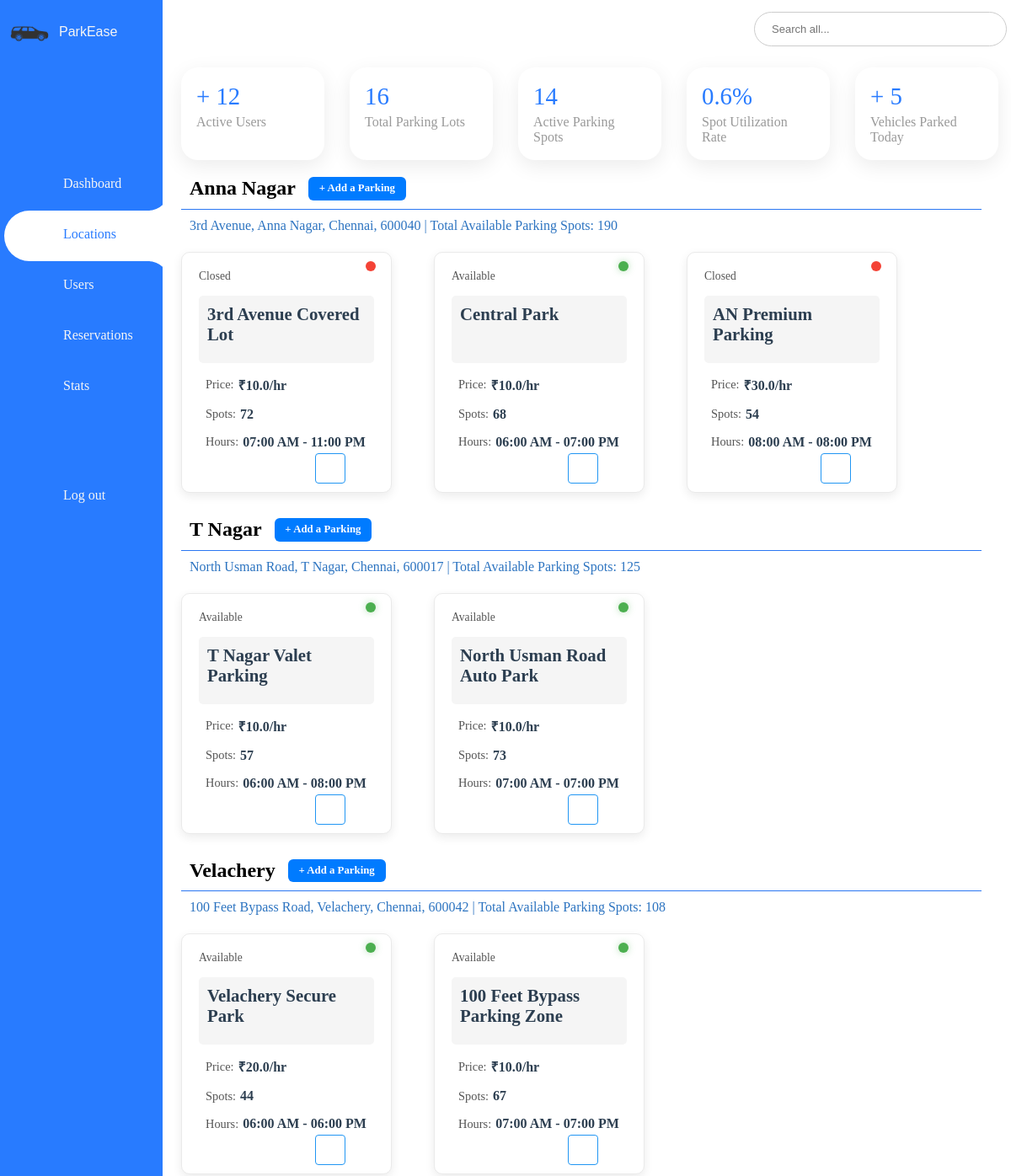
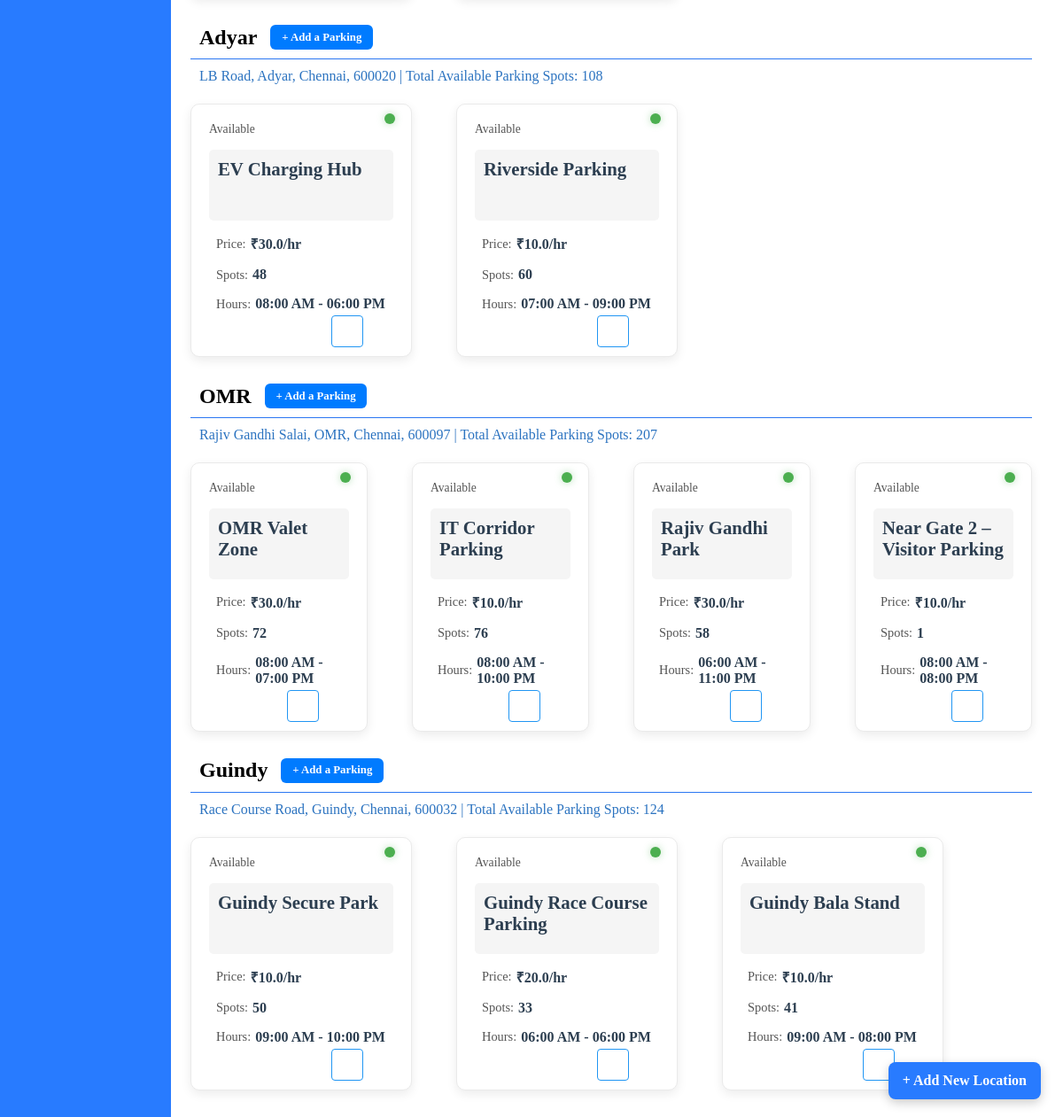
The page /admin/parking_locations on the database its author committed (2 pictures, top to bottom).
### model.py (models this page shows, shortened)
class Location(db.Model):
    id = db.Column(db.Integer, primary_key=True)
    name = db.Column(db.String(100), nullable=False)
    address = db.Column(db.String(200), nullable=False)
    pin_code = db.Column(db.String(10))
    parking_lots = db.relationship('ParkingLot', backref='location_ref', lazy=True)

class ParkingLot(db.Model):
    id = db.Column(db.Integer, primary_key=True)
    prime_location_name = db.Column(db.String(100))
    price_per_hour = db.Column(db.Float)
    max_parking_spots = db.Column(db.Integer, nullable=False)
    available_spots = db.Column(db.Integer, nullable=False)
    available_from = db.Column(db.Time)
    available_to = db.Column(db.Time)
    is_active = db.Column(db.Boolean, default=True)
    image_url = db.Column(db.String)
    admin_notes = db.Column(db.Text)
    location_id = db.Column(db.Integer, db.ForeignKey('location.id'), nullable=False)
    spots = db.relationship('ParkingSpot', backref='lot', cascade='all, delete-orphan', lazy=True)

### routes/admin_routes.py (the view)
@admin_bp.route('/parking_locations', methods=['GET', 'POST'])
def locations():
    all_locations = Location.query.all()
    location_data = []
    for loc in all_locations:
        lots = ParkingLot.query.filter_by(location_id=loc.id).all()
        total_available_spots = 0
        for lot in lots:
            available_spots = ParkingSpot.query.filter_by(lot_id=lot.id, status='A').count()
            total_available_spots += available_spots
        location_data.append({
            "location": loc,
            "lots": lots,
            "total_available_spots": total_available_spots  # Add the total available spots
        })
    today = datetime.today().date()
    lots = ParkingLot.query.all()
    vehicles_parked_today = Reservation.query.filter(Reservation.parking_timestamp >= datetime.combine(today, datetime.min.time())).count()
    parking_lots = []
    total_occupied_spots = 0
    total_spots = 0
    for lot in lots:
        occupied_count = ParkingSpot.query.filter_by(lot_id=lot.id, status='O').count()
        total = lot.available_spots or 1
        total_occupied_spots += occupied_count
        total_spots += total
        utilization = (occupied_count / total) * 100
        parking_lots.append({
            'id': lot.id,
            'prime_location_name': lot.prime_location_name,
            'available_spots': lot.available_spots,
            'max_parking_spots': lot.max_parking_spots,
            'occupied_spots': occupied_count,
            'utilization_rate': round(utilization, 1)
        })
    overall_utilization = round((total_occupied_spots / total_spots) * 100, 1) if total_spots else 0
    active_users = User.query.filter_by(is_active=True).count()
    total_parking_lots = ParkingLot.query.count()
    active_parkings = ParkingLot.query.filter_by(is_active=True).count()
    selected_location_id = request.args.get('location_id', type=int)
    selected_location = Location.query.get(selected_location_id) if selected_location_id else None
    return render_template('admin/locations.html',
                           active_users=active_users,
                           parking_lots=parking_lots,
                           active_parkings=active_parkings,
                           total_parking_lots=total_parking_lots,
                           utilization_rate=overall_utilization,
                           vehicles_parked_today=vehicles_parked_today,
                           location_data=location_data,
                           selected_location_id=selected_location_id,
                           selected_location=selected_location)

### templates/admin/locations.html (shortened to what this page needs)
{% extends 'admin/adash_base.html' %}
{% block custom_styles %}
<link rel="stylesheet" href="{{ url_for('static', filename='/style/admin/locations.css') }}">
{% endblock%}
{% block body %}
{% block content %}
<div class="locations-wrapper">
    {% for item in location_data %}
    <div class="location-section">
        <div class="location-header">
            <h2>
                {{ item.location.name }}
            </h2>
            <a href="{{ url_for('admin.add_new_parking') }}?location_id={{ item.location.id }}" class="add-parking-btn">
                + Add a Parking
            </a>
        </div>
        <p class="location-address">
            {{ item.location.address }}, {{ item.location.pin_code }} | Total Available Parking Spots: {{ item.total_available_spots }}
        </p>
        <div class="lot-cards">
            {% for lot in item.lots %}
            <div class="lot-card">
                <div class="lot-content">
                    <div class="status-indicator">
                        <div class="status-dot {% if lot.is_active %}active{% else %}inactive{% endif %}"></div>
                        <span class="status-text">{% if lot.is_active %}Available{% else %}Closed{% endif %}</span>
                    </div>
                    <div class="lot-details">
                        <h3 class="lot-title">{{ lot.prime_location_name }}</h3>
                        <div class="detail-grid">
                            <div class="detail-item">
                                <span class="detail-label">Price:</span>
                                <span class="detail-value">₹{{ lot.price_per_hour }}/hr</span>
                            </div>
                            <div class="detail-item">
                                <span class="detail-label">Spots:</span>
                                <span class="detail-value">{{ lot.available_spots }}</span>
                            </div>
                            <div class="detail-item">
                                <span class="detail-label">Hours:</span>
                                <span class="detail-value">
                                    {{ lot.available_from.strftime('%I:%M %p') }} - {{ lot.available_to.strftime('%I:%M
                                    %p') }}
                                </span>
                            </div>
                        </div>
                    </div>
                </div>
                <div class="card-actions">
                    <a href="{{ url_for('admin.edit_parking', lot_id=lot.id) }}" class="action-btn edit-btn"
                        title="Edit">
                    </a>
                    <form action="{{ url_for('admin.delete_parking', lot_id=lot.id) }}" method="POST"
                        class="delete-form">
                        <button type="submit" class="action-btn delete-btn" title="Delete"
                            onclick="return confirm('Are you sure you want to delete this parking lot?');">
                        </button>
                    </form>
                </div>
            </div>
            {% endfor %}
        </div>
    </div>
    {% endfor %}
</div>
<a href="{{ url_for('admin.add_location') }}" class="add-location-btn">
    + Add New Location
</a>
{% endblock %}
{% endblock %}

### static/style/admin/adash_base.css (style rules this page uses)
* { margin: 0; padding: 0; box-sizing: border-box; }
:root { --blue: #287bff; --white: #fff; --grey: #f5f5f5; --black1: #222; --black2: #999; }
body { min-height: 100vh; overflow-x: hidden; }

### static/style/admin/locations.css (style rules this page uses)
.locations-wrapper { margin: 0px 40px 0px 20px; }
.location-section { margin-bottom: 30px; }
.location-address { margin-bottom: 22px; padding-left: 10px; color: #0057b3d4; }
.lot-cards { display: flex; gap: 50px; }
.lot-card { position: relative; width: 250px; border-radius: 10px; padding: 1rem; background-color: #f5f5f5; box-shadow: 0 2px 6px rgba(0, 0, 0, 0.1); transition: transform 0.2s ease; }
.location-header { display: flex; border-bottom: 1px solid #2b77f2; padding: 0px 0px 10px 10px; align-items: center; margin: 0px 0px 10px 0px ; }
.add-parking-btn { padding: 0.4rem 0.8rem; background-color: #007bff; color: white; margin-left: 15px; border-radius: 6px; text-decoration: none; font-weight: bold; font-size: 0.8rem; transition: background-color 0.2s ease; }
.status-dot { position: absolute; top: 10px; right: 10px; width: 12px; height: 12px; border-radius: 50%; z-index: 1; }
.status-dot.active { background-color: #28a746c6; }
.status-dot.inactive { background-color: #6c757d; }
.lot-card { background: white; border-radius: 10px; box-shadow: 0 4px 12px rgba(0, 0, 0, 0.08); padding: 20px; position: relative; overflow: hidden; transition: transform 0.3s ease, box-shadow 0.3s ease; border: 1px solid #eaeaea; }
.status-indicator { display: flex; align-items: center; margin-bottom: 15px; }
.status-dot { width: 12px; height: 12px; border-radius: 50%; margin-right: 8px; }
.status-dot.active { background-color: #4CAF50; box-shadow: 0 0 8px rgba(76, 175, 80, 0.4); }
.status-dot.inactive { background-color: #F44336; }
.status-text { font-size: 0.85rem; font-weight: 500; color: #555; }
.lot-title { margin: 0 0 15px 0; color: #2c3e50; font-size: 1.3rem; }
.lot-details h3 { height: 80px; background-color: #f5f5f5; border-radius: 5px; padding: 10px; }
.detail-grid { display: grid; grid-template-columns: repeat(auto-fit, minmax(150px, 1fr)); gap: 15px; margin-bottom: 30px; }
.detail-item { display: flex; align-items: center; }
.detail-label { font-weight: 500; margin-right: 5px; color: #555; font-size: 0.9rem; }
.detail-value { color: #2c3e50; font-weight: 600; }
.card-actions { display: flex; justify-content:left; margin-top: 20px; gap: 10px; }
.action-btn { width: 36px; height: 36px; border-radius: 50%; display: flex; align-items: center; justify-content: center; cursor: pointer; transition: all 0.2s ease; border: none; background: transparent; position: relative; }
.edit-btn { color: #2196F3; border: 1px solid #2196F3; }
.delete-btn { color: #F44336; border: 1px solid #F44336; }
.card-actions { position: absolute; bottom: 10px; right: 10px; display: flex; gap: 8px; }
.action-btn { color: #555; font-size: 1.2rem; padding: 5px; border-radius: 4px; transition: all 0.2s ease; }
.delete-form { display: inline; }
.delete-form button { background: none; border: none; cursor: pointer; padding: 0; font: inherit; color: inherit; }
.add-location-btn { position: fixed; bottom: 20px; right: 25px; background-color: var(--blue); color: var(--white); border: none; padding: 12px 16px; font-size: 16px; font-weight: bold; border-radius: 8px; box-shadow: 0 4px 12px rgba(0, 0, 0, 0.2); cursor: pointer; transition: background-color 0.3s ease, transform 0.2s ease; text-decoration: none; z-index: 1000; }

### rows shown on the page
Location: location.name "Anna Nagar", location.address "3rd Avenue, Anna Nagar, Chennai", location.pin_code "600040"
ParkingLot: is_active False (drawn), prime_location_name "3rd Avenue Covered Lot", price_per_hour "10.0", available_spots "72", available_from "07:00 AM", available_to "11:00 PM"
ParkingLot: is_active True (drawn), prime_location_name "Central Park", price_per_hour "10.0", available_spots "68", available_from "06:00 AM", available_to "07:00 PM"
ParkingLot: is_active False (drawn), prime_location_name "AN Premium Parking", price_per_hour "30.0", available_spots "54", available_from "08:00 AM", available_to "08:00 PM"
Location: location.name "T Nagar", location.address "North Usman Road, T Nagar, Chennai", location.pin_code "600017"
ParkingLot: is_active True (drawn), prime_location_name "T Nagar Valet Parking", price_per_hour "10.0", available_spots "57", available_from "06:00 AM", available_to "08:00 PM"
ParkingLot: is_active True (drawn), prime_location_name "North Usman Road Auto Park", price_per_hour "10.0", available_spots "73", available_from "07:00 AM", available_to "07:00 PM"
Location: location.name "Velachery", location.address "100 Feet Bypass Road, Velachery, Chennai", location.pin_code "600042"
ParkingLot: is_active True (drawn), prime_location_name "Velachery Secure Park", price_per_hour "20.0", available_spots "44", available_from "06:00 AM", available_to "06:00 PM"
ParkingLot: is_active True (drawn), prime_location_name "100 Feet Bypass Parking Zone", price_per_hour "10.0", available_spots "67", available_from "07:00 AM", available_to "07:00 PM"
Location: location.name "Adyar", location.address "LB Road, Adyar, Chennai", location.pin_code "600020"
ParkingLot: is_active True (drawn), prime_location_name "EV Charging Hub", price_per_hour "30.0", available_spots "48", available_from "08:00 AM", available_to "06:00 PM"
ParkingLot: is_active True (drawn), prime_location_name "Riverside Parking", price_per_hour "10.0", available_spots "60", available_from "07:00 AM", available_to "09:00 PM"
Location: location.name "OMR", location.address "Rajiv Gandhi Salai, OMR, Chennai", location.pin_code "600097"
ParkingLot: is_active True (drawn), prime_location_name "OMR Valet Zone", price_per_hour "30.0", available_spots "72", available_from "08:00 AM", available_to "07:00 PM"
ParkingLot: is_active True (drawn), prime_location_name "IT Corridor Parking", price_per_hour "10.0", available_spots "76", available_from "08:00 AM", available_to "10:00 PM"
ParkingLot: is_active True (drawn), prime_location_name "Rajiv Gandhi Park", price_per_hour "30.0", available_spots "58", available_from "06:00 AM", available_to "11:00 PM"
ParkingLot: is_active True (drawn), prime_location_name "Near Gate 2 – Visitor Parking", price_per_hour "10.0", available_spots "1", available_from "08:00 AM", available_to "08:00 PM"
Location: location.name "Guindy", location.address "Race Course Road, Guindy, Chennai", location.pin_code "600032"
ParkingLot: is_active True (drawn), prime_location_name "Guindy Secure Park", price_per_hour "10.0", available_spots "50", available_from "09:00 AM", available_to "10:00 PM"
ParkingLot: is_active True (drawn), prime_location_name "Guindy Race Course Parking", price_per_hour "20.0", available_spots "33", available_from "06:00 AM", available_to "06:00 PM"
ParkingLot: is_active True (drawn), prime_location_name "Guindy Bala Stand", price_per_hour "10.0", available_spots "41", available_from "09:00 AM", available_to "08:00 PM"

### other values the page prints
{{ active_users }} "12"
{{ total_parking_lots }} "16"
{{ active_parkings }} "14"
{{ utilization_rate }} "0.6"
{{ vehicles_parked_today }} "5"
{{ item.total_available_spots }} "190" "125" "108" "108" "207" "124"
